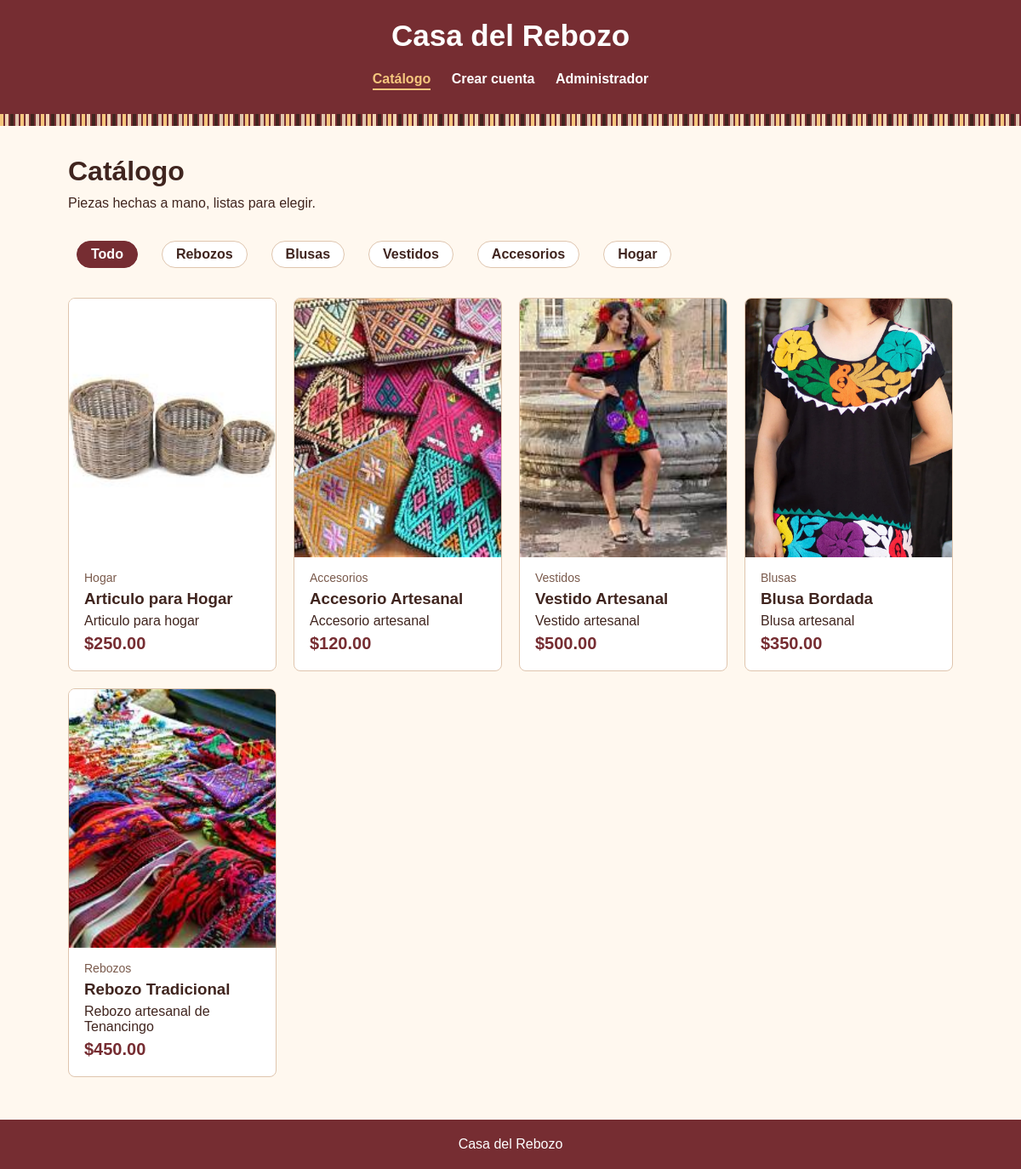
/catalogo, run on the app's committed database.
### tables this page shows
CREATE TABLE productos(
            id INTEGER PRIMARY KEY AUTOINCREMENT,
            nombre TEXT NOT NULL,
            descripcion TEXT DEFAULT '',
            precio REAL NOT NULL,
            cantidad INTEGER NOT NULL,
            categoria TEXT NOT NULL,
            imagen TEXT DEFAULT ''
        );

### app.py (the view)
@app.route("/")
@app.route("/catalogo")
def catalogo():
    categoria = request.args.get("categoria", "")
    if categoria in CATEGORIAS:
        filas = db().execute(
            "SELECT * FROM productos WHERE categoria=? AND cantidad>0 "
            "ORDER BY id DESC", (categoria,)).fetchall()
    else:
        categoria = ""
        filas = db().execute(
            "SELECT * FROM productos WHERE cantidad>0 ORDER BY id DESC"
        ).fetchall()
    return render_template("catalogo.html", lista=filas,
                           categorias=CATEGORIAS, activa=categoria)

### app.py (called while the page is built)
def db():
    if "db" not in g:
        g.db = sqlite3.connect(DB)
        g.db.row_factory = sqlite3.Row
    return g.db

@app.teardown_appcontext
def cerrar_db(_):
    conexion = g.pop("db", None)
    if conexion:
        conexion.close()

@app.template_filter("pesos")
def pesos(valor):
    return f"${valor:,.2f}"

### templates/catalogo.html (shortened to what this page needs)
<!DOCTYPE html>
<html lang="es">
<head>
  <link rel="stylesheet" href="{{ url_for('static', filename='estilos.css') }}">
</head>
<body>
  <header class="encabezado">
    <div class="barra">
      <a class="marca" href="{{ url_for('catalogo') }}">Casa del Rebozo</a>
      <nav class="menu">
        <a href="{{ url_for('catalogo') }}" class="activo">Catálogo</a>
        <a href="{{ url_for('registro') }}">Crear cuenta</a>
        {% if session.admin %}
        <a href="{{ url_for('panel') }}">Panel</a>
        <a href="{{ url_for('productos') }}">Productos</a>
        <a href="{{ url_for('clientes') }}">Clientes</a>
        <a href="{{ url_for('salir') }}">Salir</a>
        {% else %}
        <a href="{{ url_for('login') }}">Administrador</a>
        {% endif %}
      </nav>
    </div>
    <div class="flecos"></div>
  </header>
  <main>
    <h1>Catálogo</h1>
    <p class="intro">Piezas hechas a mano, listas para elegir.</p>
    <nav class="filtros" aria-label="Categorías">
      <a href="{{ url_for('catalogo') }}" {% if not activa %}class="activo"{% endif %}>Todo</a>
      {% for c in categorias %}
      <a href="{{ url_for('catalogo', categoria=c) }}" {% if activa == c %}class="activo"{% endif %}>{{ c }}</a>
      {% endfor %}
    </nav>
    {% if lista %}
    <section class="rejilla">
      {% for p in lista %}
      <article class="pieza">
        {% if p.imagen %}
        <img class="foto" src="{{ url_for('static', filename='uploads/' ~ p.imagen) }}" alt="{{ p.nombre }}">
        {% else %}
        <div class="foto">Sin imagen</div>
        {% endif %}
        <div class="cuerpo">
          <span class="categoria">{{ p.categoria }}</span>
          <h3>{{ p.nombre }}</h3>
          <p>{{ p.descripcion }}</p>
          <span class="precio">{{ p.precio|pesos }}</span>
        </div>
      </article>
      {% endfor %}
    </section>
    {% else %}
    <p class="vacio">No hay productos en esta categoría por ahora.</p>
    {% endif %}
  </main>
  <footer class="pie">Casa del Rebozo</footer>
</body>
</html>

### static/estilos.css (style rules this page uses)
* { margin: 0; padding: 0; box-sizing: border-box; }
body { font-family: Arial, sans-serif; background-color: #fff8ef; color: #40251f; }
header { background-color: #762d32; color: white; text-align: center; padding: 25px; }
nav { margin-top: 20px; }
nav a { color: white; text-decoration: none; margin: 10px; font-weight: bold; }
.precio { color: #762d32; font-weight: bold; }
footer { background-color: #762d32; color: white; text-align: center; padding: 20px; }
h1 { font-size: 32px; margin-bottom: 10px; }
a { color: #762d32; }
header.encabezado { padding: 0; }
.barra { padding: 22px 20px 18px; }
.marca { color: white; text-decoration: none; font-size: 35px; font-weight: bold; display: block; margin-bottom: 4px; }
.menu { margin-top: 12px; }
.menu a { display: inline-block; padding-bottom: 2px; }
.menu a.activo { color: #f5c77e; border-bottom: 2px solid #f5c77e; }
.flecos { height: 14px; background: repeating-linear-gradient(90deg, #f5c77e 0 6px, #f1d6b5 6px 12px, #40251f 12px 18px, #dfc5ae 18px 24px); -webkit-mask: repeating-linear-gradient(90deg, #000 0 4px, transparent 4px 6px); mask: repeating-linear-gradient(90deg, #000 0 4px, transparent 4px 6px); }
main { max-width: 1080px; margin: 0 auto; padding: 35px 20px 50px; }
.intro { max-width: 60ch; margin-bottom: 25px; }
.pie { padding: 20px; }
.filtros { display: flex; flex-wrap: wrap; gap: 8px; margin-bottom: 25px; }
.filtros a { text-decoration: none; color: #40251f; border: 1px solid #dfc5ae; border-radius: 999px; padding: 6px 16px; background: white; }
.filtros a.activo { background: #762d32; border-color: #762d32; color: white; }
.rejilla { display: grid; gap: 20px; grid-template-columns: repeat(auto-fill, minmax(230px, 1fr)); }
.pieza { background: white; border: 1px solid #dfc5ae; border-radius: 8px; overflow: hidden; display: flex; flex-direction: column; }
.pieza .foto { aspect-ratio: 4 / 5; width: 100%; object-fit: cover; background: #f5e7d8; display: grid; place-items: center; }
.pieza .cuerpo { padding: 16px 18px 20px; display: flex; flex-direction: column; gap: 6px; flex: 1; }
.pieza h3 { margin: 0; }
.pieza .categoria { font-size: 14px; color: #7a5a4c; }
.pieza p { flex: 1; }
.pieza .precio { font-size: 20px; }

### data on the page
productos: imagen (picture), categoria "Hogar", nombre "Articulo para Hogar", descripcion "Articulo para hogar", precio|pesos "$250.00"
productos: imagen (picture), categoria "Accesorios", nombre "Accesorio Artesanal", descripcion "Accesorio artesanal", precio|pesos "$120.00"
productos: imagen (picture), categoria "Vestidos", nombre "Vestido Artesanal", descripcion "Vestido artesanal", precio|pesos "$500.00"
productos: imagen (picture), categoria "Blusas", nombre "Blusa Bordada", descripcion "Blusa artesanal", precio|pesos "$350.00"
productos: imagen (picture), categoria "Rebozos", nombre "Rebozo Tradicional", descripcion "Rebozo artesanal de Tenancingo", precio|pesos "$450.00"

### other printed values
{{ c }} "Rebozos" "Blusas" "Vestidos" "Accesorios" "Hogar"
